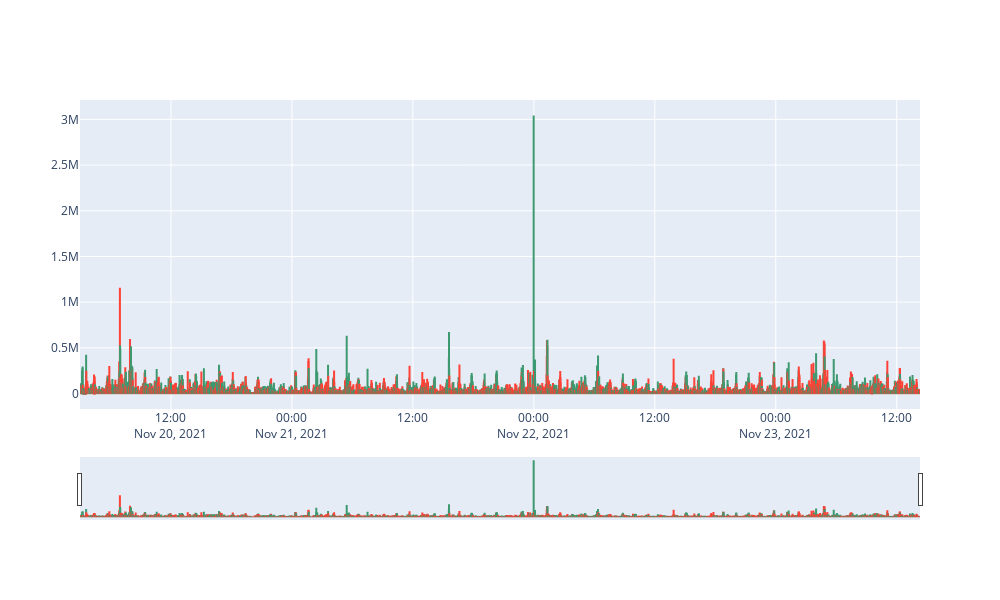

This figure's notebook cell:
### Code cell
fig = go.Figure(data=[go.Candlestick(x=df_train_tata.index[:5000],
                open=df_train_tata['open'][:5000],
                high=df_train_tata['volume'][:5000],
                low=df_train_tata['TRIMA10'][:5000],
                close=df_train_tata['close'][:5000])],
                layout=go.Layout(autosize=False, width=1000, height=600))

fig.show()

### Figure 1 — Plotly figure (JSON) as saved in the notebook; plotly's stock layout.template omitted (floating-point values rounded to 4 significant figures; data arrays with more than 128 entries replaced by an {"elided": "..."} marker saying what was removed)
{"data": [{"close": {"elided": "5000 float values"}, "high": {"elided": "5000 int values"}, "low": {"elided": "5000 float values"}, "open": {"elided": "5000 float values"}, "type": "candlestick", "x": {"elided": "5000 str values"}}], "layout": {"autosize": false, "height": 600, "width": 1000}}
